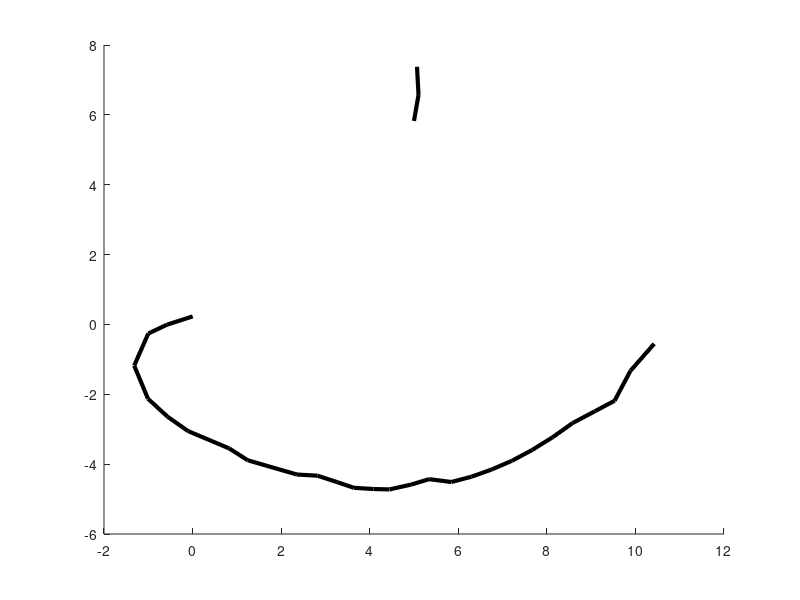

Source code (MATLAB):
%% script_3

%read in data
data = csvread('data/outline.csv');
%remove missing data
data(data == -999) = NaN;
%plot data
hold on
plot(data(:,1), data(:,2), 'k-', 'LineWidth',3);
plot(data(:,3), data(:,4), 'k-', 'LineWidth',3);

%% SOLUTION: Breakout 1

%read in data
%data = csvread('data/outline.csv');
%remove missing data
%data(data == -999) = NaN;
%plot data
%hold on
%plot(data(:,1), data(:,2), 'k-', 'LineWidth',10); % change linewidth to 10 per reviewer comments
%plot(data(:,3), data(:,4), 'k-', 'LineWidth',10); % change linewidth to 10 per reviewer comments
